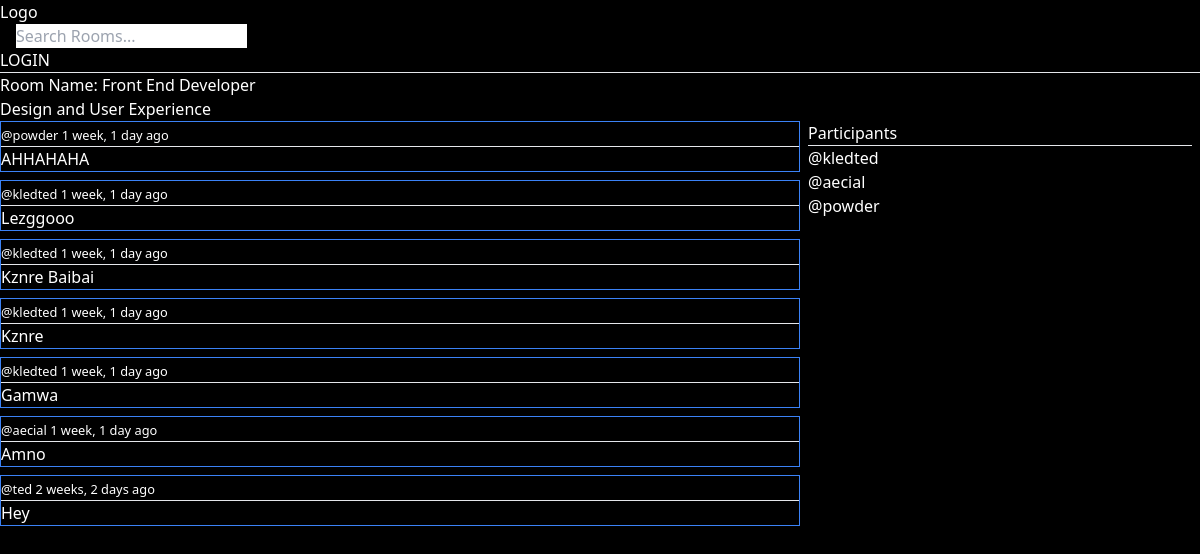
Page /room/2/ on the committed database.
### base/models.py (models this page shows, shortened)
class Room(models.Model):
    host = models.ForeignKey(User, on_delete=models.SET_NULL, null=True)
    topic = models.ForeignKey(Topic, on_delete=models.SET_NULL, null=True)
    name = models.CharField(max_length=200)
    description = models.TextField(null=True, blank=True)
    participants = models.ManyToManyField(User, related_name='participants', blank=True)
    updated = models.DateTimeField(auto_now=True)
    created = models.DateTimeField(auto_now_add=True)
    class Meta:
        ordering = ['-updated', '-created']
    def __str__(self):
        return self.name

class Message(models.Model):
    user = models.ForeignKey(User, on_delete=models.CASCADE)
    room = models.ForeignKey(Room, on_delete=models.CASCADE)
    body = models.TextField()
    updated = models.DateTimeField(auto_now=True)
    created = models.DateTimeField(auto_now_add=True)
    class Meta:
        ordering = ['-updated', '-created']

### base/views.py (the view, shortened to what this page needs)
# urls.py: path('room/<str:pk>/', views.room, name='room'),
def room(request, pk):
    room = Room.objects.get(id=pk)
    room_messages = room.message_set.all().order_by('-created')
    participants = room.participants.all()
    context = {'information': room, 'room_messages': room_messages, 'participants': participants}
    return render(request, 'base/room.html', context)

### base/templates/base/room.html (shortened to what this page needs)
{% extends 'main.html'%} {% block content %} {% if information%}
<h1>Room Name: {{information}}</h1>
{{information.description}} {% else %}
<h1>Room</h1>
{% endif %}
<div class="grid grid-cols-3">
  <div class="col-span-2">
    {% for room_message in room_messages %}
    <div class="border border-blue-500 mb-2">
      <small
        >@{{room_message.user}} {{room_message.created|timesince}} ago</small
      >
      <hr />
      <p>{{room_message.body}}</p>
    </div>
    {% endfor %}
  </div>
  <div class="px-2">
    <h3>Participants</h3>
    <hr />
    {% for user in participants %}
    <p>@{{user.username}}</p>
    {%endfor%}
  </div>
</div>
{% endblock %}

### static/main.css (style rules this page uses)
body { background-color: red; }

### rows in the picture
Room: name "Front End Developer", description "Design and User Experience"
Message: user "powder", created "1 week, 1 day", body "AHHAHAHA"
Message: user "kledted", created "1 week, 1 day", body "Lezggooo"
Message: user "kledted", created "1 week, 1 day", body "Kznre Baibai"
Message: user "kledted", created "1 week, 1 day", body "Kznre"
Message: user "kledted", created "1 week, 1 day", body "Gamwa"
Message: user "aecial", created "1 week, 1 day", body "Amno"
Message: user "ted", created "2 weeks, 2 days", body "Hey"

### other values in the picture
{{ user.username }} "kledted"
{{ user.username }} "aecial"
{{ user.username }} "powder"
